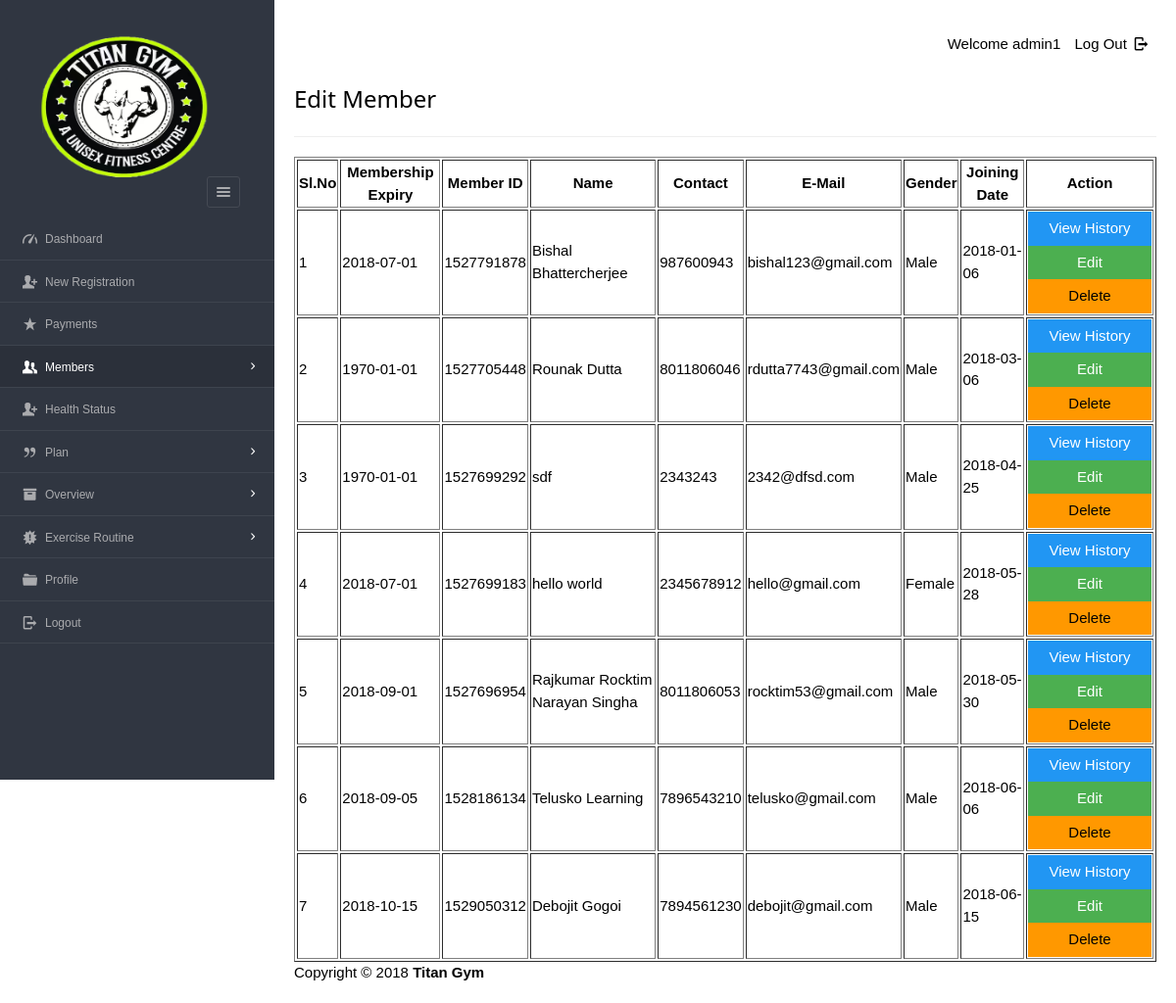
/Files/dashboard/admin/view_mem.php (signed in), run on an earlier commit of the app's database.
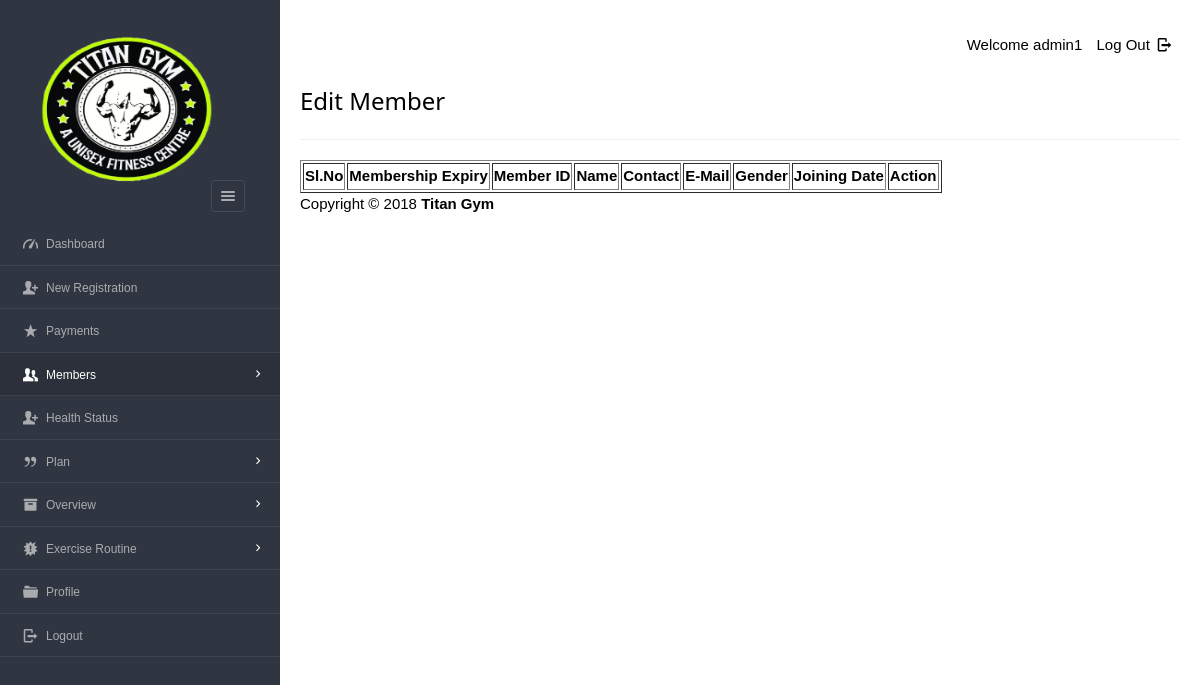
And on a later commit of the database.
### tables this page shows
CREATE TABLE `enrolls_to`  (
  `et_id` int(5) NOT NULL AUTO_INCREMENT,
  `pid` varchar(8) NOT NULL,
  `uid` varchar(20) NOT NULL,
  `paid_date` varchar(15) NULL DEFAULT NULL,
  `expire` varchar(15) NULL DEFAULT NULL,
  `renewal` varchar(15) NULL DEFAULT NULL,
  PRIMARY KEY (`et_id`) USING BTREE,
  INDEX `user_ID`(`uid`) USING BTREE,
  INDEX `plan_ID_idx`(`pid`) USING BTREE,
  CONSTRAINT `plan_ID` FOREIGN KEY (`pid`) REFERENCES `plan` (`pid`) ON DELETE NO ACTION ON UPDATE NO ACTION,
  CONSTRAINT `user_ID` FOREIGN KEY (`uid`) REFERENCES `users` (`userid`) ON DELETE CASCADE ON UPDATE NO ACTION
);

CREATE TABLE `users`  (
  `userid` varchar(20) NOT NULL,
  `username` varchar(40) NOT NULL,
  `gender` varchar(8) NOT NULL,
  `mobile` varchar(20) NOT NULL,
  `email` varchar(20) NOT NULL,
  `dob` varchar(10) NOT NULL,
  `joining_date` varchar(10) NOT NULL,
  PRIMARY KEY (`userid`) USING BTREE,
  UNIQUE INDEX `email`(`email`) USING BTREE,
  INDEX `userid`(`userid`) USING BTREE
);

### Files/dashboard/admin/view_mem.php (the view, shortened to what this page needs)
<?php
require '../../include/db_conn.php';
?>
<!DOCTYPE html>
<html lang="en">
<head>
    <link rel="stylesheet" href="../../css/style.css"  id="style-resource-5">
    <link rel="stylesheet" href="../../css/dashMain.css">
    <link rel="stylesheet" type="text/css" href="../../css/entypo.css">
	<link href="a1style.css" rel="stylesheet" type="text/css">
</head>
    <body class="page-body  page-fade" onload="collapseSidebar()">
    	<div class="page-container sidebar-collapsed" id="navbarcollapse">
		<div class="sidebar-menu">
			<header class="logo-env">
			<div class="logo">
				<a href="main.php">
					<img src="../../images/logo.png" alt="" width="192" height="80" />
				</a>
			</div>
					<div class="sidebar-collapse" onclick="collapseSidebar()">
				<a href="#" class="sidebar-collapse-icon with-animation">
					<i class="entypo-menu"></i>
				</a>
			</div>
			</header>
    		<?php include('nav.php'); ?>
    	</div>
    		<div class="main-content">
				<div class="row">
					<div class="col-md-6 col-sm-8 clearfix">
					</div>
					<div class="col-md-6 col-sm-4 clearfix hidden-xs">
						<ul class="list-inline links-list pull-right">
							<li>Welcome <?php echo $_SESSION['full_name']; ?>
							</li>
							<li>
								<a href="logout.php">
									Log Out <i class="entypo-logout right"></i>
								</a>
							</li>
						</ul>
					</div>
				</div>
		<h3>Edit Member</h3>
		<hr />
		<table class="table table-bordered datatable" id="table-1" border=1>
			<thead>
				<tr><h2>
					<th>Sl.No</th>
					<th>Membership Expiry</th>
					<th>Member ID</th>
					<th>Name</th>
					<th>Contact</th>
					<th>E-Mail</th>
					<th>Gender</th>
					<th>Joining Date</th>
					<th>Action</th></h2>
				</tr>
			</thead>
				<tbody>
						<?php
							$query  = "select * from users ORDER BY joining_date";
							$result = mysqli_query($con, $query);
							$sno    = 1;
							if (mysqli_affected_rows($con) != 0) {
							    while ($row = mysqli_fetch_array($result, MYSQLI_ASSOC)) {
							        $uid   = $row['userid'];
							        $query1  = "select * from enrolls_to WHERE uid='$uid' AND renewal='yes'";
							        $result1 = mysqli_query($con, $query1);
							        if (mysqli_affected_rows($con) == 1) {
							            while ($row1 = mysqli_fetch_array($result1, MYSQLI_ASSOC)) {
							                echo "<tr><td>".$sno."</td>";
							                echo "<td>" . $row1['expire'] . "</td>";
							                echo "<td>" . $row['userid'] . "</td>";
							                echo "<td>" . $row['username'] . "</td>";
							                echo "<td>" . $row['mobile'] . "</td>";
							                echo "<td>" . $row['email'] . "</td>";
							                echo "<td>" . $row['gender'] . "</td>";
							                echo "<td>" . $row['joining_date'] ."</td>";
							                $sno++;
							                echo "<td><form action='read_member.php' method='post'><input type='hidden' name='name' value='" . $uid . "'/><input type='submit' class='a1-btn a1-blue' id='button1' value='View History ' class='btn btn-info'/></form><form action='edit_member.php' method='post'><input type='hidden'  name='name' value='" . $uid . "'/><input type='submit' class='a1-btn a1-green' id='button1' value='Edit' class='btn btn-warning'/></form><form action='del_member.php' method='post' onsubmit='return ConfirmDelete()'><input type='hidden' name='name' value='" . $uid . "'/><input type='submit' value='Delete' width='20px' id='button1' class='a1-btn a1-orange'/></form></td></tr>";
							            }
							        }
							    }
							}
						?>
					</tbody>
				</table>
			<?php include('footer.php'); ?>
    	</div>
    </body>
</html>

### Files/dashboard/admin/nav.php (shortened to what this page needs)
<ul id="main-menu" class="" >
    <li id="dash"><a href="index.php"><i class="entypo-gauge"></i><span>Dashboard</span></a></li>
	<li id="regis"><a href="new_entry.php"><i class="entypo-user-add"></i><span>New Registration</span></a>
	<li id="paymnt"><a href="payments.php"><i class="entypo-star"></i><span>Payments</span></a></li>
	<li class="" id="hassubopen"><a href="#" onclick="memberExpand(1)"><i class="entypo-users"></i><span>Members</span></a>
	</li>
	<li id="health_status"><a href="new_health_status.php"><i class="entypo-user-add"></i><span>Health Status</span></a>
		<li class="" id="planhassubopen"><a href="#" onclick="memberExpand(2)"><i class="entypo-quote"></i><span>Plan</span></a>
	<li class="" id="overviewhassubopen"><a href="#" onclick="memberExpand(3)"><i class="entypo-box"></i><span>Overview</span></a>
	<li class="" id="routinehassubopen"><a href="#" onclick="memberExpand(4)"><i class="entypo-alert"></i><span>Exercise Routine</span></a>
	</li>
	<li id="adminprofile"><a href="more-userprofile.php"><i class="entypo-folder"></i><span>Profile</span></a></li>
	<li><a href="logout.php"><i class="entypo-logout"></i><span>Logout</span></a></li>
</ul>

### Files/dashboard/admin/footer.php
<footer class="main">Copyright &copy; 2018 <strong>Titan Gym </strong></footer>

### Files/css/style.css (style rules this page uses)
html { font-size: 62.5%; font-family: sans-serif; }
div { display: block; }
body { font-family: "Noto Sans", sans-serif, "Helvetica Neue", Helvetica, Arial, sans-serif; font-size: 12px; line-height: 1.428571429; display: block; margin: 0; }
*, *:before, *:after { box-sizing: border-box; }
a { text-decoration: none; background: transparent; }
img { vertical-align: middle; }
img { border: 0; }
.logo img { width: 220px; height: 200px; }
a { color: #373e4a; text-decoration: none; }
a { background: transparent; }
a { color: #373e4a; }
.page-container { position: relative; padding-left: 280px; }
.page-container .sidebar-menu { position: absolute; width: 280px; top: 0; left: 0; bottom: 0; background: #303641; color: #aaabae; z-index: 1; min-height: 796px; box-sizing: border-box; }
.page-container .sidebar-menu .logo-env { width: 100%; padding: 35px; padding-bottom: 10px; box-sizing: border-box; }
.page-container .sidebar-menu .logo-env:before, .page-container .sidebar-menu .logo-env:after { content: " "; display: table; }
.page-container .sidebar-menu .logo-env > div { display: block; vertical-align: middle; white-space: nowrap; float: left; }
.page-container .sidebar-menu .logo-env > div > a { display: inline-block; color: #aaabae; }
.page-container .sidebar-menu .logo-env > div.sidebar-collapse, .page-container .sidebar-menu .logo-env > div.sidebar-mobile-menu { position: relative; float: right; }
.page-container .sidebar-menu .logo-env > div.sidebar-collapse a, .page-container .sidebar-menu .logo-env > div.sidebar-mobile-menu a { display: inline-block; border: 1px solid #454a54; text-align: center; padding: 0; line-height: 1; font-size: 20px; font-weight: 300; padding: 5px 2px; background-clip: padding-box; border-radius: 3px; transition: all 200ms ease-in-out; }
.page-container .sidebar-menu .logo-env .logo img { width: 180px; height: 150px; }
.page-container .sidebar-menu .logo-env:after { clear: both; }
.page-container .sidebar-menu #main-menu { list-style: none; margin: 0; padding: 0; margin-bottom: 20px; }
ul, ol { margin-top: 0; margin-bottom: 8.5px; }
ul, menu, dir { display: block; list-style-type: disc; }
.page-container .sidebar-menu #main-menu li { position: relative; margin: 0; font-size: 12px; border-bottom: 1px solid rgba(69, 74, 84, 0.7); }
li { display: list-item; }
.page-container .sidebar-menu #main-menu li a { position: relative; display: block; padding: 10px 20px; color: #aaabae; z-index: 2; transition: color 250ms ease-in-out, background-color 250ms ease-in-out; }
.page-container .sidebar-menu #main-menu li a i { top: 1px; }
.page-container .sidebar-menu #main-menu li i { position: relative; font-size: 15px; margin-right: 5px; }
i, cite, em, var, address, dfn { font-style: italic; }
.page-container .sidebar-menu #main-menu li a span { transition: 350ms opacity ease-in-out; }
.page-container .sidebar-menu #main-menu li.has-sub > a:before { position: relative; content: '\e877'; content: '\e879'; display: inline-block; font-family: 'Entypo'; color: #454a54; color: #FFF; float: right; font-size: 15px; margin-left: 13px; top: 0px; transition: all 300ms ease-in-out; }
input, button, select, textarea { font-family: inherit; font-size: inherit; line-height: inherit; }
button, input { line-height: normal; }
button, input, select, textarea { font-family: inherit; font-size: 100%; margin: 0; }
input { background-color: white; cursor: text; padding: 1px; border-width: 2px; border-style: inset; border-color: initial; border-image: initial; }
input, textarea, select, button { text-rendering: auto; color: initial; letter-spacing: normal; word-spacing: normal; text-transform: none; text-indent: 0px; text-shadow: none; display: inline-block; text-align: start; margin: 0em; font: 400 13.3333px Arial; }
button, html input[type="button"], input[type="reset"], input[type="submit"] { cursor: pointer; }

### Files/dashboard/admin/view_mem.php (style rules this page uses)
.page-container .sidebar-menu #main-menu li#hassubopen > a { background-color: #2b303a; color: #ffffff; }
#button1 { width:126px; }

What changed in the data, as far as the page shows it:
removed enrolls_to: expire "2018-07-01", uid.userid "1527791878", uid.username "Bishal Bhattercherjee", uid.mobile "987600943", uid.email "bishal123@gmail.com", uid.gender "Male", uid.joining_date "2018-01-06"
removed enrolls_to: expire "1970-01-01", uid.userid "1527705448", uid.username "Rounak Dutta", uid.mobile "8011806046", uid.email "rdutta7743@gmail.com", uid.gender "Male", uid.joining_date "2018-03-06"
removed enrolls_to: expire "1970-01-01", uid.userid "1527699292", uid.username "sdf", uid.mobile "2343243", uid.email "2342@dfsd.com", uid.gender "Male", uid.joining_date "2018-04-25"
removed enrolls_to: expire "2018-07-01", uid.userid "1527699183", uid.username "hello world", uid.mobile "2345678912", uid.email "hello@gmail.com", uid.gender "Female", uid.joining_date "2018-05-28"
removed enrolls_to: expire "2018-09-01", uid.userid "1527696954", uid.username "Rajkumar Rocktim Narayan Singha", uid.mobile "8011806053", uid.email "rocktim53@gmail.com", uid.gender "Male", uid.joining_date "2018-05-30"
removed enrolls_to: expire "2018-09-05", uid.userid "1528186134", uid.username "Telusko Learning", uid.mobile "7896543210", uid.email "telusko@gmail.com", uid.gender "Male", uid.joining_date "2018-06-06"
removed enrolls_to: expire "2018-10-15", uid.userid "1529050312", uid.username "Debojit Gogoi", uid.mobile "7894561230", uid.email "debojit@gmail.com", uid.gender "Male", uid.joining_date "2018-06-15"
